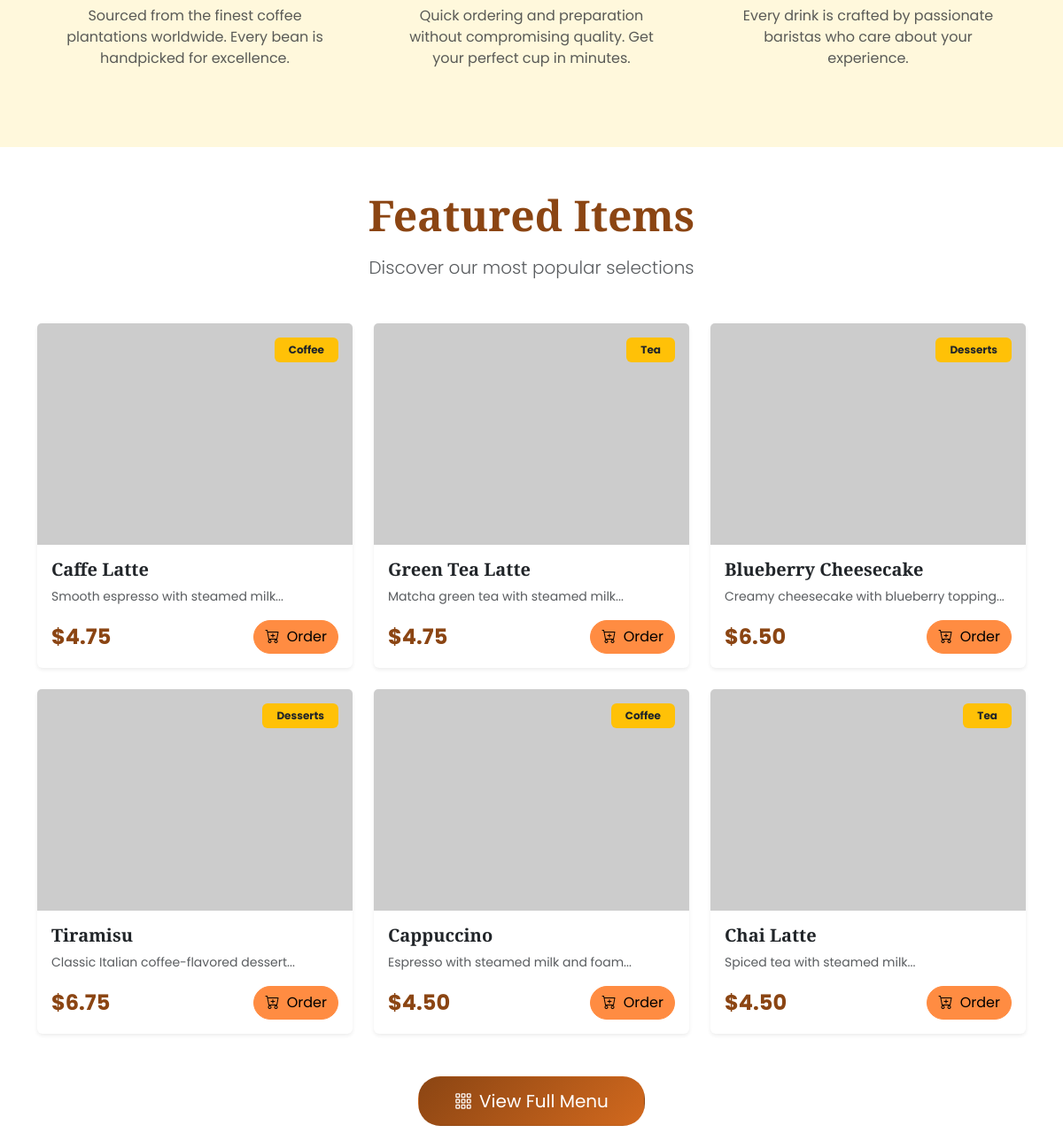
Before: / (middle part) with the older database file.
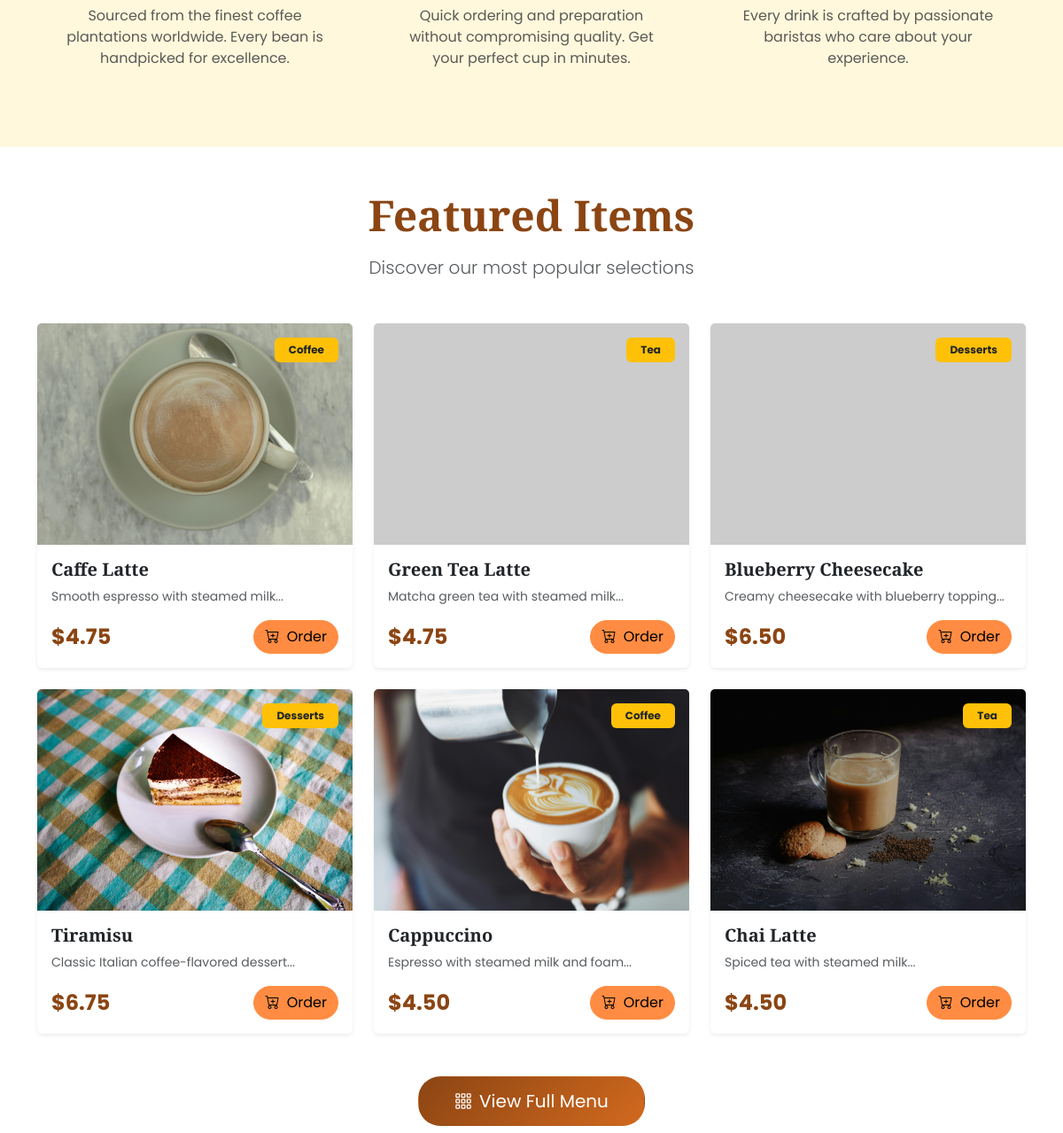
After: the same page with the newer database file.
### tables this page shows
CREATE TABLE menu_items (
    id INT PRIMARY KEY AUTO_INCREMENT,
    name VARCHAR(100) NOT NULL,
    description TEXT,
    price DECIMAL(10,2) NOT NULL,
    category VARCHAR(50) NOT NULL,
    image VARCHAR(255) DEFAULT 'default.jpg',
    is_available BOOLEAN DEFAULT TRUE,
    created_at TIMESTAMP DEFAULT CURRENT_TIMESTAMP,
    updated_at TIMESTAMP DEFAULT CURRENT_TIMESTAMP ON UPDATE CURRENT_TIMESTAMP,
    INDEX idx_category (category),
    INDEX idx_available (is_available)
);

### includes/db.php (called while the page is built, shortened)
<?php
function sanitize($data) {
    return htmlspecialchars($data, ENT_QUOTES, 'UTF-8');
}
?>

### index.php (the view, shortened to what this page needs)
<?php
require_once 'includes/db.php';
require_once 'includes/header.php';
try {
    $stmt = $pdo->query("SELECT * FROM menu_items WHERE is_available = 1 ORDER BY RAND() LIMIT 6");
    $featured_items = $stmt->fetchAll();
} catch (PDOException $e) {
    $featured_items = [];
}
?>
<section class="py-5" style="background-color: #FFF8DC;">
    <div class="container">
        <div class="row text-center g-4">
            <div class="col-md-4">
                <div class="p-4 h-100">
                    <p class="text-muted">Sourced from the finest coffee plantations worldwide. Every bean is handpicked for excellence.</p>
                </div>
            </div>
            <div class="col-md-4">
                <div class="p-4 h-100">
                    <p class="text-muted">Quick ordering and preparation without compromising quality. Get your perfect cup in minutes.</p>
                </div>
            </div>
            <div class="col-md-4">
                <div class="p-4 h-100">
                    <p class="text-muted">Every drink is crafted by passionate baristas who care about your experience.</p>
                </div>
            </div>
        </div>
    </div>
</section>
<section class="py-5 bg-white">
    <div class="container">
        <div class="text-center mb-5">
            <h2 class="display-5 fw-bold mb-3" style="font-family: 'Playfair Display', serif; color: #8B4513;">
                Featured Items
            </h2>
            <p class="lead text-muted">Discover our most popular selections</p>
        </div>
        <div class="row g-4">
            <?php if (!empty($featured_items)): ?>
                <?php foreach ($featured_items as $item): ?>
                <div class="col-md-4">
                    <div class="card h-100 border-0 shadow-sm" style="transition: transform 0.3s;" onmouseover="this.style.transform='translateY(-10px)'" onmouseout="this.style.transform='translateY(0)'">
                        <div class="position-relative overflow-hidden" style="height: 250px;">
                            <img src="/eclipse_cafe/uploads/<?php echo sanitize($item['image']); ?>"
                                 class="card-img-top w-100 h-100 object-fit-cover"
                                 alt="<?php echo sanitize($item['name']); ?>"
                                 onerror="this.src='https://via.placeholder.com/400x300?text=<?php echo urlencode($item['name']); ?>'">
                            <div class="position-absolute top-0 end-0 m-3">
                                <span class="badge bg-warning text-dark px-3 py-2">
                                    <?php echo sanitize($item['category']); ?>
                                </span>
                            </div>
                        </div>
                        <div class="card-body">
                            <h5 class="card-title fw-bold"><?php echo sanitize($item['name']); ?></h5>
                            <p class="card-text text-muted small">
                                <?php echo sanitize(substr($item['description'], 0, 80)) . '...'; ?>
                            </p>
                            <div class="d-flex justify-content-between align-items-center mt-3">
                                <span class="fs-4 fw-bold" style="color: #8B4513;">
                                    $<?php echo number_format($item['price'], 2); ?>
                                </span>
                                <a href="pages/order.php?item_id=<?php echo $item['id']; ?>"
                                   class="btn btn-warning" style="border-radius: 20px;">
                                    <i class="bi bi-cart-plus me-1"></i> Order
                                </a>
                            </div>
                        </div>
                    </div>
                </div>
                <?php endforeach; ?>
            <?php else: ?>
                <div class="col-12 text-center">
                    <p class="text-muted">No items available at the moment.</p>
                </div>
            <?php endif; ?>
        </div>
        <div class="text-center mt-5">
            <a href="pages/menu.php" class="btn btn-lg" style="background: linear-gradient(135deg, #8B4513, #D2691E); color: white; border-radius: 25px; padding: 12px 40px;">
                <i class="bi bi-grid-3x3-gap me-2"></i>View Full Menu
            </a>
        </div>
    </div>
</section>
<?php require_once 'includes/footer.php'; ?>

Changed rows visible on the page:
changed menu_items "Caffe Latte": image: picture added in place of a placeholder
changed menu_items "Tiramisu": image: picture added in place of a placeholder
changed menu_items "Cappuccino": image: picture added in place of a placeholder
changed menu_items "Chai Latte": image: picture added in place of a placeholder
